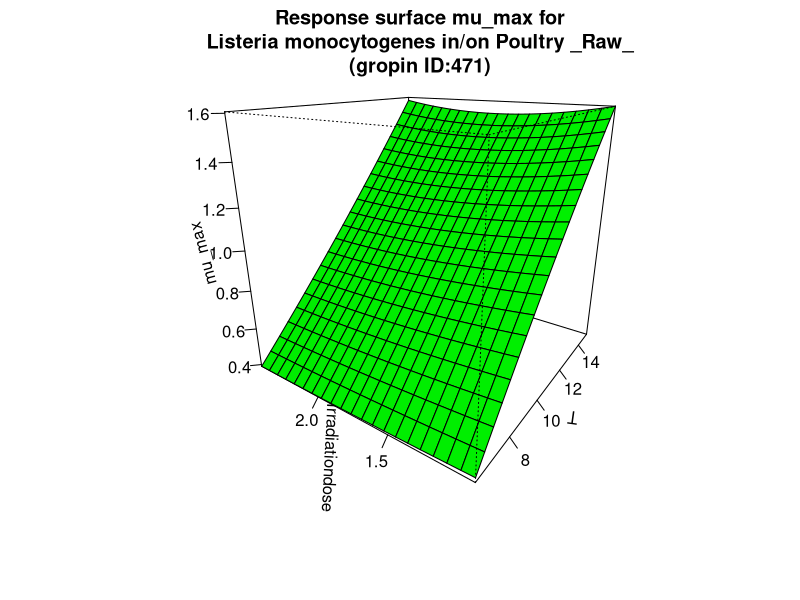

Write the R code that produced this figure.
#############################
# start of Parameter script
#############################
T <- seq(6.006,14.985014985015,length.out=21)
Irradiationdose <- seq(1.001,2.4975024975025,length.out=21)
#############################
# end of Parameter script
#############################
############################# 
# start of Model script Gropin ID 471 
#############################
 
# constant coefficients for this model
 
variables <- data.frame(T,Irradiationdose)
argumentsPar <- expand.grid(variables)
 
# heart of the model
response_surface <- function(T,Irradiationdose) {
   mumax <-(-0.899+0.252*T+0.374*Irradiationdose-0.0045*(T^2)-0.05*(Irradiationdose^2)-0.085*T*Irradiationdose+0.01*T*(Irradiationdose^2)+0.0024*Irradiationdose*(T^2))

return(mumax=mumax)
} 

# output parameters
mumax <- cbind(argumentsPar,response_surface(argumentsPar['T'],argumentsPar['Irradiationdose']))
colnames(mumax) <- c(colnames(argumentsPar),'mumax')
#############################
# End of Model script
#############################
############################# 
# start of Visualisation script Gropin ID 471 
#############################
persp(T,Irradiationdose,matrix(unlist(mumax$mumax),nrow=21),col = 'green',xlab='T',ylab='Irradiationdose',zlab='mu_max',main='Response surface mu_max for
Listeria monocytogenes in/on Poultry _Raw_
(gropin ID:471)',theta=305,phi=20,shade=0.25,ticktype = 'detailed')
#############################
# End of Visualisation script
#############################
